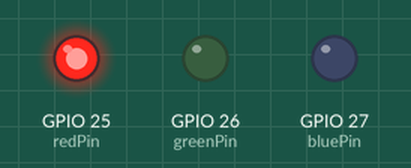
This sketch was run on a simulated ESP32. Parts: output pins drawn as LEDs (lit = HIGH).

Above: at 0.5 s.
At 1.5 s:
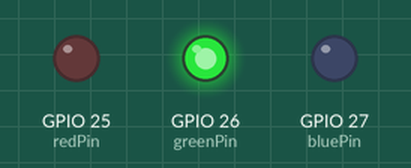
At 5.5 s:
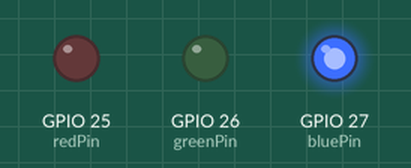
Timing chart, 0 to 6.9 s (numbered marks = the images above):
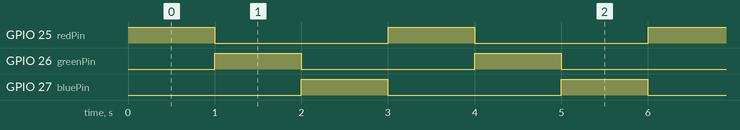

Measured:
- by itself, GPIO 25 (redPin), GPIO 26 (greenPin), GPIO 27 (bluePin): alternates HIGH for 1.0 s and LOW for 2.0 s
- by itself, everything shown: repeats every 3.0 s, in 4 steps

The sketch:

is_commonCathode.ino
```cpp
int redPin = 25;
int greenPin = 26;
int bluePin = 27;

void setup() {
  pinMode(redPin, OUTPUT);
  pinMode(greenPin, OUTPUT);
  pinMode(bluePin, OUTPUT);
}

void loop() {
  digitalWrite(redPin, HIGH);
  delay(1000);
  digitalWrite(redPin, LOW);

  digitalWrite(greenPin, HIGH);
  delay(1000);
  digitalWrite(greenPin, LOW);

  digitalWrite(bluePin, HIGH);
  delay(1000);
  digitalWrite(bluePin, LOW);
}
```
